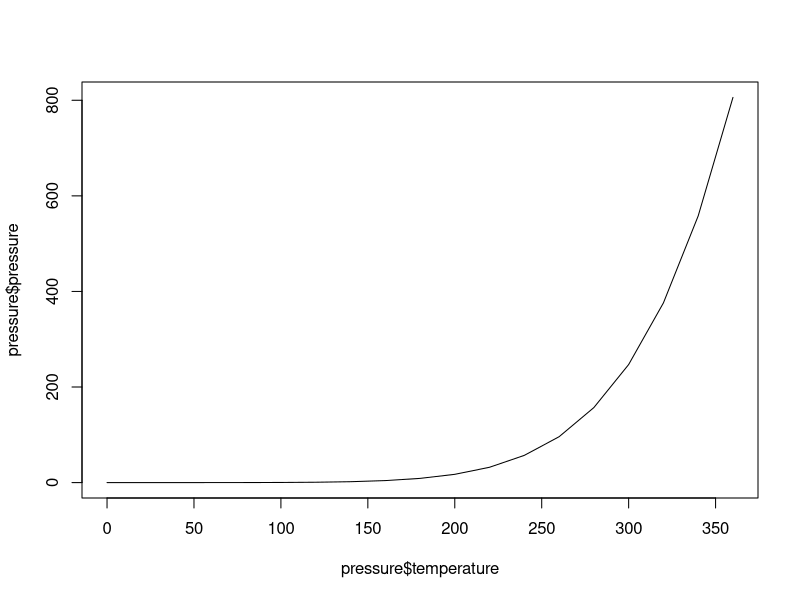
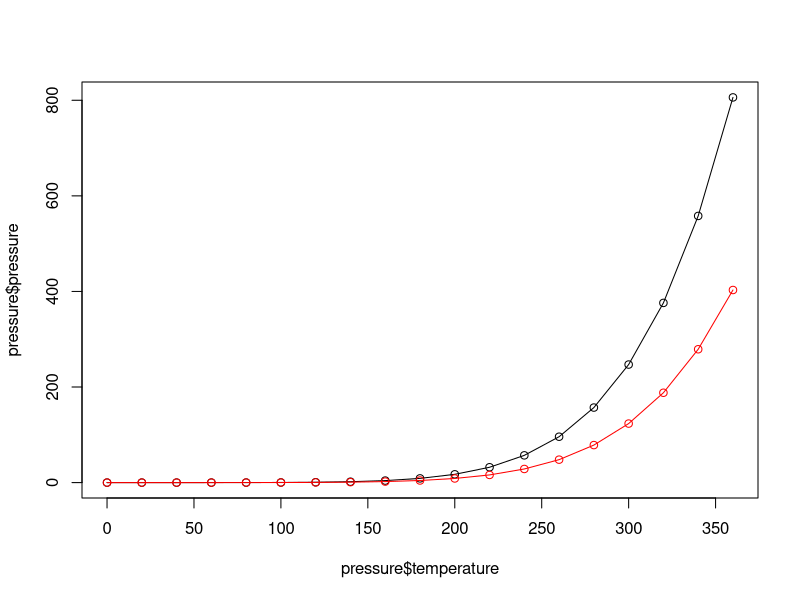
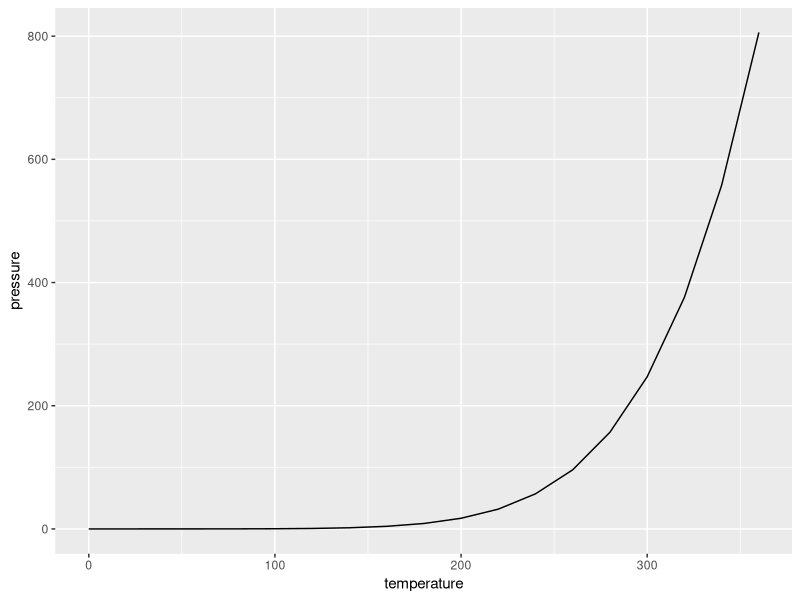
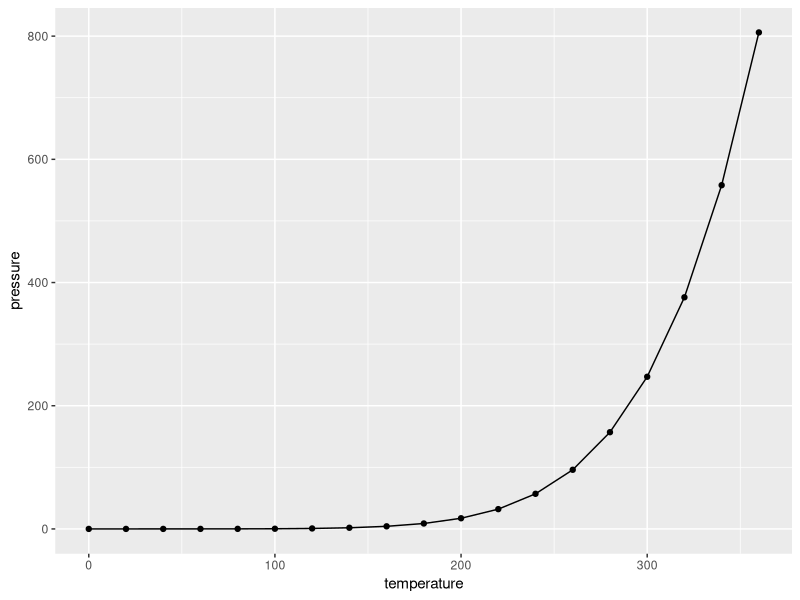

The R source for these figures, in order:
plot(pressure$temperature, pressure$pressure, type = "l")

# To add points and/or multiple lines (Figure 2-3, right), first call plot() for the first
# line, then add points with points() and additional lines with lines():
plot(pressure$temperature, pressure$pressure, type = "l")
points(pressure$temperature, pressure$pressure)

lines(pressure$temperature, pressure$pressure/2, col = "red")
points(pressure$temperature, pressure$pressure/2, col = "red")

library(ggplot2)
ggplot(pressure, aes(x = temperature, y = pressure)) +
    geom_line()

ggplot(pressure, aes(x = temperature, y = pressure)) +
    geom_line() +
    geom_point()

